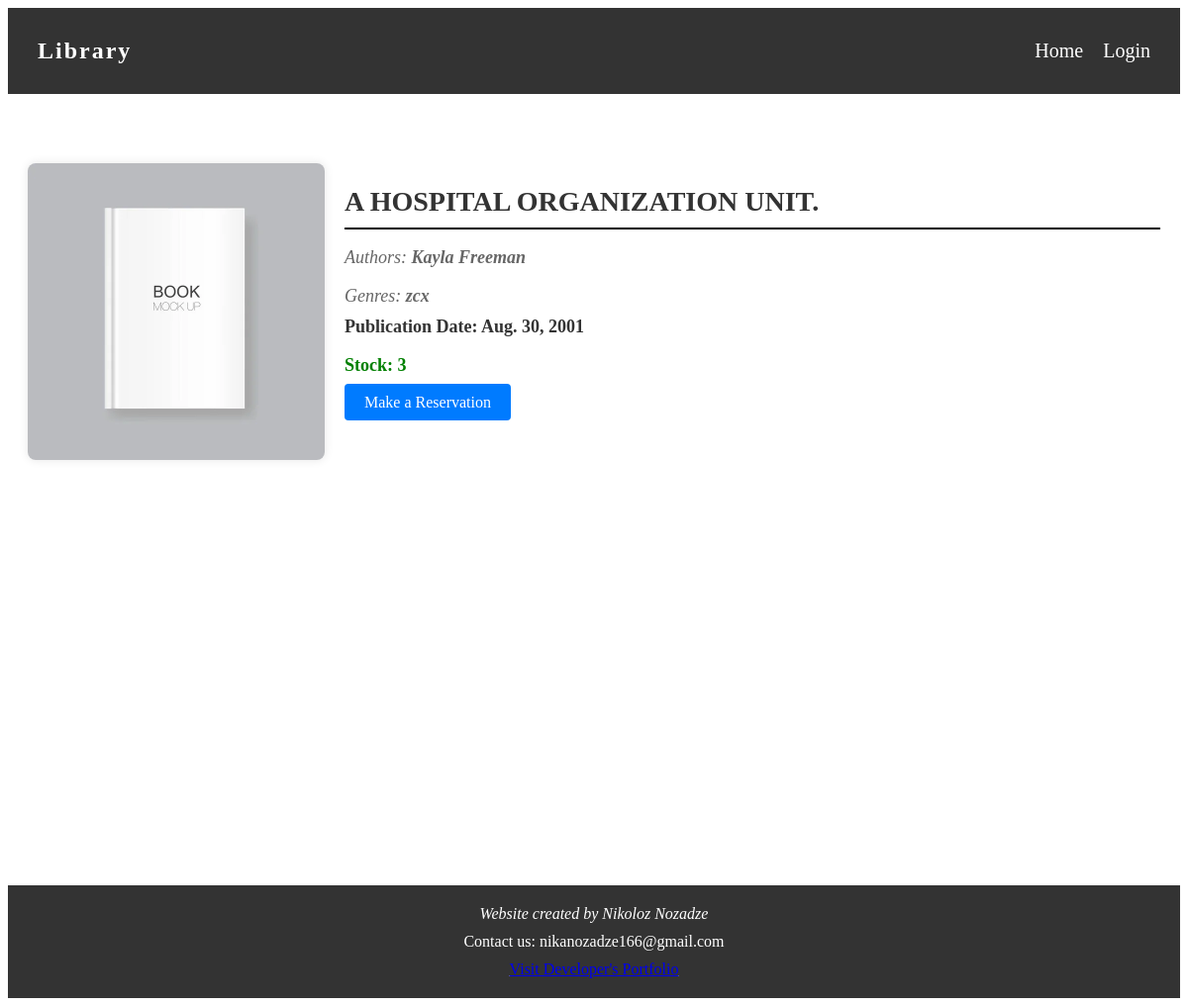
The page /book/148/ on the database its author committed.
### manager/models.py (models this page shows, shortened)
class Book(models.Model):
    title = models.CharField(max_length=150, verbose_name="Title")
    author = models.ManyToManyField(Author, verbose_name="Author")
    genre = models.ManyToManyField(Genre, verbose_name="Genre")
    publication_date = models.DateField(verbose_name="Publication Date")
    stock = models.PositiveIntegerField(verbose_name="Stock")
    popularity = models.PositiveIntegerField(default=0)
    image = models.ImageField(default='cover.jpg')
    class Meta:
        verbose_name = "Book"
        verbose_name_plural = "Books"

class Author(models.Model):
    author = models.CharField(max_length=100, null=True, verbose_name="Author")
    class Meta:
        verbose_name = "Author"
        verbose_name_plural = "Authors"

class Genre(models.Model):
    genre = models.CharField(max_length=100, null=False, verbose_name="Genre")
    class Meta:
        verbose_name = "Genre"
        verbose_name_plural = "Genres"

### manager/views.py (the view)
# urls.py: path("book/<int:book_id>/", book_detail, name="get_book"),
def book_detail(request, book_id):
    try:
        book = Book.objects.get(id=book_id)
        print(book.author)
        return render(request, 'info.html', context={'book': book})
    except Book.DoesNotExist:
        return JsonResponse({'ERROR': 'THE BOOK WITH THIS ID IS NOT AVAILABLE'}, status=404)

### manager/templates/info.html (shortened to what this page needs)
{% extends "base.html" %}
{% block content %}
<div class="page-container">
    <div class="content">
        <div class="book-detail-container">
            <div>
                <img src="{{ book.image.url }}" alt="{{ book.title }}" class="book-image">
            </div>
            <div class="book-details">
                <h2 class="book-title">{{ book.title }}</h2>
                <div class="title-line"></div>
                <p class="book-author">Authors:
                    {% for author in book.author.all %}
                    <strong>{{ author.author }}</strong>
                    {% endfor %}
                </p>
                <p class="book-genre">Genres:
                    {% for genre in book.genre.all %}
                    <strong>{{ genre.genre }}</strong>
                    {% endfor %}
                </p>
                <p class="book-publication">Publication Date: {{ book.publication_date }}</p>
                <p class="book-stock">Stock: {{ book.stock }}</p>
                <a href="{% url 'reservation' book.id %}" class="reservation-button">Make a Reservation</a>
            </div>
        </div>
    </div>
</div>
{% endblock %}

### manager/templates/info.html (style rules this page uses)
.page-container { display: flex; flex-direction: column; min-height: 100vh; }
.content { margin-top: 50px; flex: 1; }
.book-detail-container { display: flex; align-items: flex-start; padding: 20px; gap: 20px; }
.book-image { max-width: 300px; height: auto; border-radius: 8px; box-shadow: 0px 0px 10px rgba(0, 0, 0, 0.1); }
.book-details { flex: 1; }
.book-title { font-size: 28px; font-weight: bold; margin-bottom: 10px; color: #333; text-transform: uppercase; }
.title-line { width: 100%; height: 2px; background-color: #000; margin-bottom: 10px; }
.book-author { font-size: 18px; margin-bottom: 5px; color: #666; font-style: italic; }
.book-genre { font-size: 18px; margin-bottom: 5px; color: #666; font-style: italic; }
.book-publication { font-size: 18px; margin-top: 10px; color: #333; font-weight: bold; }
.book-stock { font-size: 18px; margin-top: 10px; font-weight: bold; color: green; }
.reservation-button { text-decoration: none; background-color: #007bff; color: #fff; border: none; border-radius: 4px; padding: 10px 20px; font-size: 16px; cursor: pointer; transition: background-color 0.3s ease; margin-right: 10px; }

### rows shown on the page
Book: image (picture), title "A HOSPITAL ORGANIZATION UNIT.", publication_date "Aug. 30, 2001", stock "3"
Author: author "Kayla Freeman"
Genre: genre "zcx"
